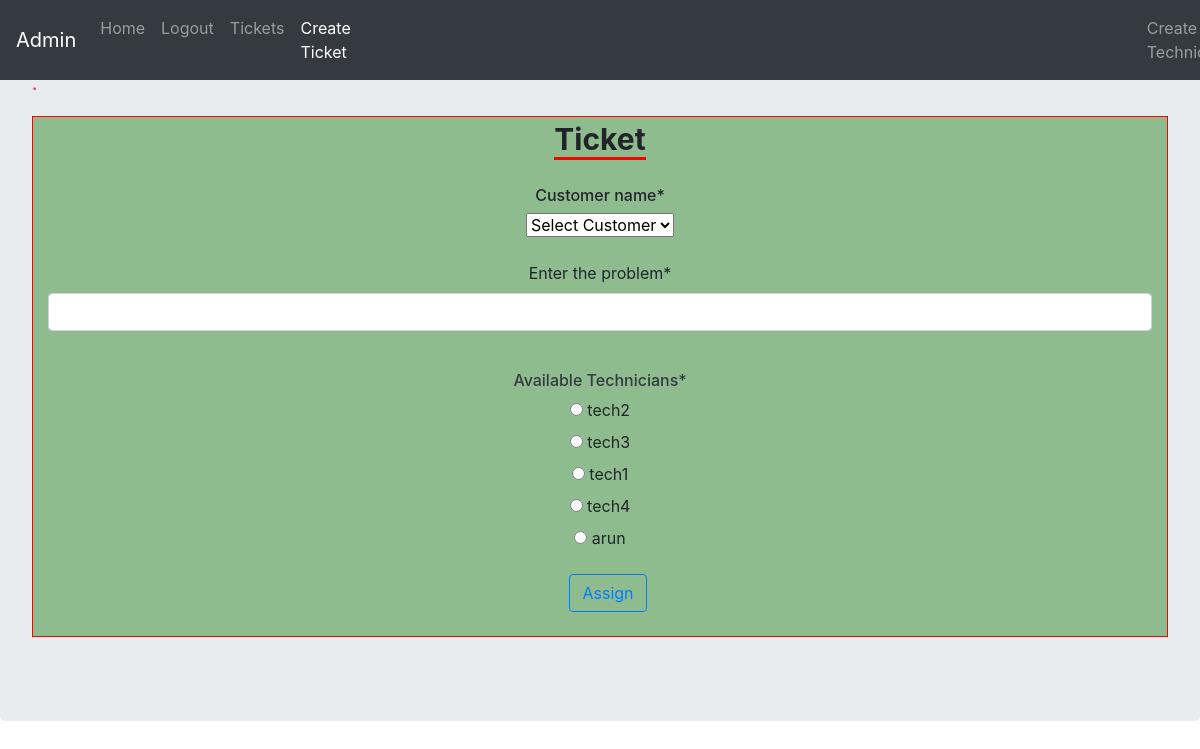
The app's page /webadmin/ticket/ (signed in) with its own data.
### administer/models.py (models this page shows)
class User(AbstractUser):
    is_customer = models.BooleanField(default=False)
    is_technician = models.BooleanField(default=False)

### customers/views.py (the view, shortened to what this page needs)
# urls.py: path('webadmin/ticket/', views.admin_ticket, name='admin_ticket'),
@admin_login_required
def admin_ticket(request):
    customers = User.objects.filter(is_customer=True)
    technicians = User.objects.filter(is_technician=True)
    return render(request, 'customers/admin_ticket.html', {'technicians': technicians, 'customers': customers})

### customers/templates/customers/admin_ticket.html (shortened to what this page needs)
{% extends 'customers/base.html' %}
{% load crispy_forms_tags %}
{% block content %}
    <link rel="stylesheet" href="//cdnjs.cloudflare.com/ajax/libs/bootstrap-select/1.6.3/css/bootstrap-select.min.css" />
    <nav class="navbar fixed-top navbar-expand-lg navbar-dark bg-dark">
        <a class="navbar-brand" href="#">Admin</a>
        <div class="collapse navbar-collapse" id="navbarSupportedContent">
             <ul class="navbar-nav mr-auto">
                <li class="nav-item">
                    <a class="nav-link" href="{% url 'home' %}">Home <span class="sr-only">(current)</span></a>
                </li>
                  <li class="nav-item">
                    <a class="nav-link" href="{% url 'logout' %}">Logout</a>
                </li>
                <li class="nav-item">
                    <a class="nav-link" href="{% url 'admin' %}">Tickets</a>
                </li>
                 <li class="nav-item active">
                    <a class="nav-link" href="{% url 'admin_ticket' %}">Create Ticket</a>
                </li>
                 <li class="nav-item" style="margin-left:780px;">
                    <a class="nav-link" href="{% url 'technician_signup' %}">Create Technician</a>
                </li>
            </ul>
        </div>
    </nav>
    <div class="jumbotron mt-2">
        <strong class="text-danger" style="text-align:center;">.{{error}}</strong>
        <div class="container text-center" style="border:1px solid red;margin-bottom:20px;margin-top:20px;background-color:#8FBC8F">
            <div class="text-center">
                <strong style="font-size:30px;border-bottom:3px solid red;" >Ticket</strong>
            </div>
            <br>
           <form action="/webadmin/ticket/" method="post">
               <div>
                    <h6>Customer name*</h6>
                    <select class="selectpicker" data-live-search="true" name="dropdown">
                        <option data-tokens="Select customer">Select Customer</option>
                    </select>
               </div>
               <br>
                <div id="div_id_content" class="form-group">
                    <label for="id_content" class=" requiredField">Enter the problem<span class="asteriskField">*</span> </label>
                    <div class=""> <input type="text" name="content" maxlength="100" class="textinput textInput form-control" required="" id="id_content"> </div>
                </div>
               <br>
               <div id="div_id_technicians" class="form-group">
                   <h6 class="text-dark text-center">Available Technicians*</h6>
                   {% for technician in technicians %}
                        <div class="container" >
                            <input type="radio" name="tech" id="technician{{ forloop.counter }}" value="{{ technician.username}}">
                                <label for="technician{{ forloop.counter }}">{{ technician }}</label><br>
                        </div>
                   {% endfor %}
               </div>
                <input class="btn btn-outline-primary ml-3" type="submit" value="Assign">
                <br><br>
            </form>
        </div>
    </div>
{% endblock %}

### records on screen
User: username "tech2"
User: username "tech3"
User: username "tech1"
User: username "tech4"
User: username "arun"
